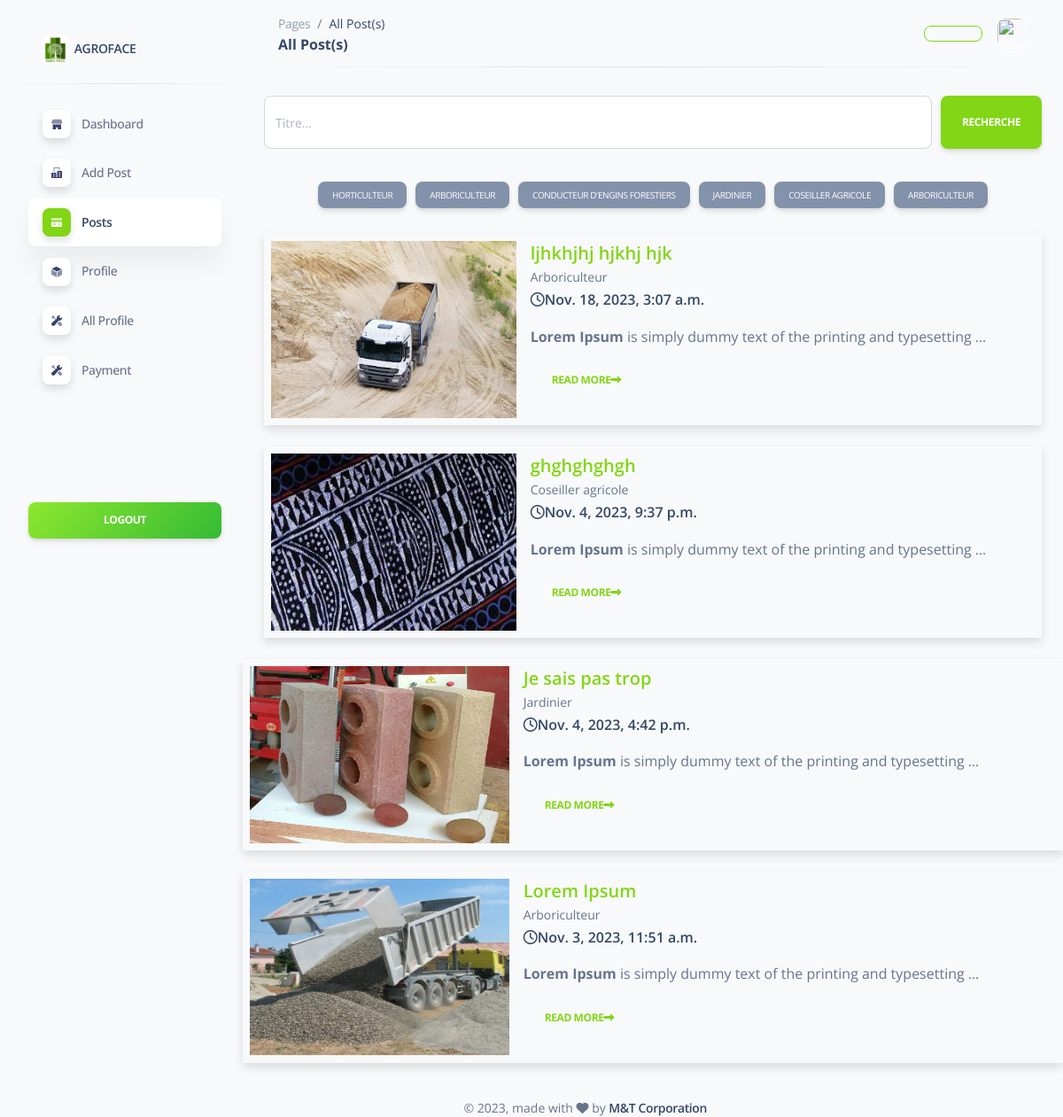
The page /Services/ on the database its author committed.
### company/models.py (models this page shows, shortened)
class Category(models.Model):
    category = models.CharField(max_length=100)
    def __str__(self):
        return self.category

class Article(models.Model):
    author = models.ForeignKey("auth.User",on_delete = models.CASCADE, related_name='articles')
    profile = models.ForeignKey(Profile, on_delete=models.CASCADE, blank=True, null=True)
    title = models.CharField(max_length = 255)
    category = models.ForeignKey("Category",on_delete = models.CASCADE)
    content = RichTextField()
    created_date = models.DateTimeField(auto_now_add=True)
    article_image = models.FileField(upload_to='files/', blank = True,null = True)
    slug = models.SlugField(unique=True, max_length=100)
    class Meta:
        ordering = ['-created_date']

### company/views.py (the view)
# urls.py: path('Services/',views.articles,name = "articles"),
def articles(request):
    keyword = request.GET.get("keyword")
    categories = Category.objects.all()
    if keyword:
        articles = Article.objects.filter(title__contains = keyword)
        return render(request,"company/articles.html",{"articles":articles})
    articles = Article.objects.all()
    return render(request,"company/articles.html",{"articles":articles, "categories":categories})

### company/templates/company/articles.html (shortened to what this page needs)
{% extends '_partials/base1.html' %}
{% load static %}
{% load i18n %}
{% block content %}
  <nav class="navbar navbar-main navbar-expand-lg shadow-none px-0 mx-4 " id="navbarBlur" navbar-scroll="true">
    <div class="container-fluid py-1 px-3">
      <nav aria-label="breadcrumb">
        <ol class="breadcrumb bg-transparent mb-0 pb-0 pt-1 px-0 me-sm-6 me-5">
          <li class="breadcrumb-item text-sm"><a class="opacity-5 text-dark" href="javascript:;">Pages</a></li>
          <li class="breadcrumb-item text-sm text-dark active" aria-current="page">All Post(s)</li>
        </ol>
        <h6 class="font-weight-bolder mb-0">All Post(s)</h6>
      </nav>
      <div class="collapse navbar-collapse mt-sm-0 mt-2 me-md-0 me-sm-4" id="navbar">
        <ul class="navbar-nav  justify-content-end">
          <li class="nav-item d-flex align-items-center">
            <a class="btn btn-outline-success btn-sm mb-0 me-3" href="">{{request.user.username}}</a>
          </li>
          <li class="nav-item d-flex align-items-center">
            <img src="{{user.profile.profile_image.url}}" style="border: 1px solid white; border-radius: 10px; width: 35px; height: 35px" class="mr-3">
        </li>
        </ul>
      </div>
    </div>
  </nav>
  <hr class="horizontal dark mt-0">
  <div class="container">
    <div class="col-md-12">
        <form class="mb-3">
          <div class="form-row">
            <div class="col-auto form-group">
              <div class="d-flex align-items-center">
                <input type="text" name = "keyword" class="form-control" style="margin-right: 10px; height: 60px" maxlength="64" placeholder="Titre...">
                <button type="submit" class="btn btn-success mt-3" style="height: 60px">Recherche</button>
              </div>
            </div>
          </div>
        </form>
      </div>
    </div>
    <div class="row">
      <div class="col mb-4">
        <ul class="nav d-flex justify-content-center" id="myTab" role="tablist">
          {% for category in categories %}
            <li class="nav-item" style="font-size: 10px"> <a class="nav-link  btn btn-secondary" style="margin: 5px">{{category.category}}</a> </li>
          {% endfor %}
        </ul>
      </div>
    </div>
  <div class="container mb-4">
    <div class="row">
      {% for article in articles %}
        <div class="col-md-12 mb-4">
          <div class="shadow d-flex" style="">
            <div class="col-md-4 p-2">
              <a href="{% url 'detail' article.slug %}">
                <img class="card-img-top" style="height: 200px; width: 100%" src="{{article.article_image.url}}" alt="..."/>
              </a>
            </div>
            <div class="col-md-8 p-2">
              <h5 class="card-title" style="color: #82d616">{{article.title}}</h5>
              <small class="card-title">{{article.category}}</small>
              <h6 class="card-title"><i class="far fa-clock mr-2"></i>{{article.created_date}}</h6>
              <p class="card-text" style="overflow: hidden;">{{article.content|safe|truncatewords:10}}</p>
              <a class="btn btn-link pl-0" style="color: #82d616" href="{% url 'detail' article.slug %}">Read more<i class="fa fa-long-arrow-alt-right ml-2"></i></a>
            </div>
            </div>
          </div>
        </div>
      {% endfor %}
{% endblock content %}

### rows shown on the page
Category: category "HORTICULTEUR"
Category: category "ARBORICULTEUR"
Category: category "CONDUCTEUR D'ENGINS FORESTIERS"
Category: category "JARDINIER"
Category: category "COSEILLER AGRICOLE"
Category: category "ARBORICULTEUR"
Article: article_image (picture), title "ljhkhjhj hjkhj hjk", category "Arboriculteur", created_date "Nov. 18, 2023, 3:07 a.m.", content "Lorem Ipsum is simply dummy text of the printing and typesetting …"
Article: article_image (picture), title "ghghghghgh", category "Coseiller agricole", created_date "Nov. 4, 2023, 9:37 p.m.", content "Lorem Ipsum is simply dummy text of the printing and typesetting …"
Article: article_image (picture), title "Je sais pas trop", category "Jardinier", created_date "Nov. 4, 2023, 4:42 p.m.", content "Lorem Ipsum is simply dummy text of the printing and typesetting …"
Article: article_image (picture), title "Lorem Ipsum", category "Arboriculteur", created_date "Nov. 3, 2023, 11:51 a.m.", content "Lorem Ipsum is simply dummy text of the printing and typesetting …"
